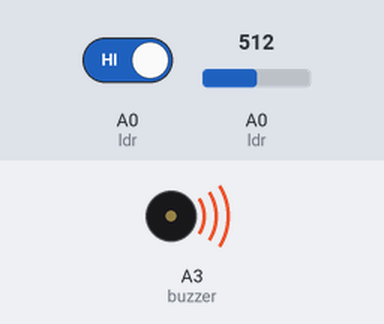
This sketch was run on a simulated Arduino Uno, built with avr-gcc and run on an emulated ATmega328P. On the bench: buzzer (waves = sounding, pin HIGH). The test bench sets the inputs (shaded band); at power-on: A0 (ldr) HIGH, A0 (ldr) = 512. What the sketch prints to the serial monitor is not drawn.

Above: at 1.2 s.
1.3 s: A0 (ldr) driven LOW
At 2.3 s:
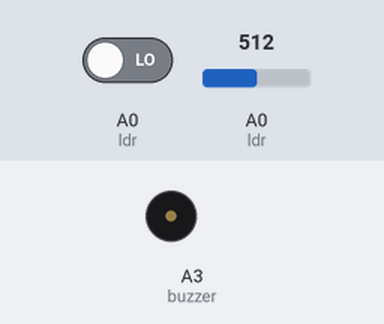
4.3 s: A0 (ldr) driven HIGH
At 5.4 s:
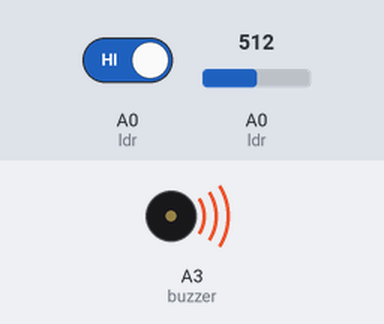
Timing chart, 0 to 7.3 s (numbered marks = the images above; inputs shaded):
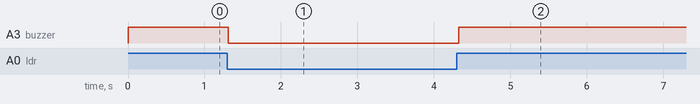

Measured:
- after the input at 1.3 s, A3 (buzzer): HIGH → LOW at once
- after the input at 4.3 s, A3 (buzzer): LOW → HIGH at once

The sketch:

buzzer_and_ldr.ino
```cpp
int ldr = A0;
int buzzer =A3;
void setup()
 {
  Serial.begin(9600);
  pinMode(ldr,INPUT);
  pinMode(buzzer,OUTPUT);

 }

void loop()
 {
  int value = digitalRead(ldr);

 Serial.write(analogRead(ldr));
 Serial.println("");
 Serial.println(" Value = ");
 Serial.println(value);

if(value ==0)
{
  digitalWrite(buzzer,LOW);

}
else{
  digitalWrite(buzzer,HIGH);
}
delay(50);
 }
```
